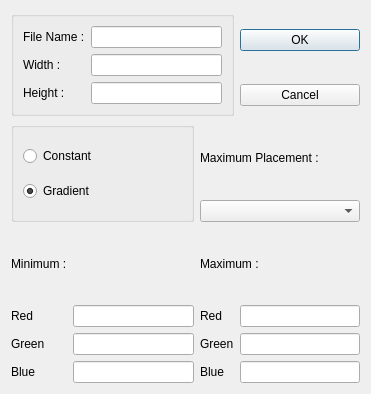
<?xml version="1.0" encoding="UTF-8"?>
<ui version="4.0">
 <class>TMOGUINewFile</class>
 <widget class="QDialog" name="TMOGUINewFile">
  <property name="geometry">
   <rect>
    <x>0</x>
    <y>0</y>
    <width>371</width>
    <height>394</height>
   </rect>
  </property>
  <property name="windowTitle">
   <string>New File</string>
  </property>
  <layout class="QGridLayout" name="gridLayout">
   <item row="0" column="0" rowspan="2" colspan="3">
    <widget class="QGroupBox" name="GroupBox1">
     <layout class="QGridLayout" name="gridLayout_2">
      <item row="0" column="0">
       <widget class="QLabel" name="TextLabel2">
        <property name="text">
         <string>File Name :</string>
        </property>
        <property name="wordWrap">
         <bool>false</bool>
        </property>
       </widget>
      </item>
      <item row="0" column="1">
       <widget class="QLineEdit" name="LineEdit1"/>
      </item>
      <item row="1" column="0">
       <widget class="QLabel" name="TextLabel3">
        <property name="text">
         <string>Width :</string>
        </property>
        <property name="wordWrap">
         <bool>false</bool>
        </property>
       </widget>
      </item>
      <item row="1" column="1">
       <widget class="QLineEdit" name="LineEdit2"/>
      </item>
      <item row="2" column="0">
       <widget class="QLabel" name="TextLabel4">
        <property name="text">
         <string>Height :</string>
        </property>
        <property name="wordWrap">
         <bool>false</bool>
        </property>
       </widget>
      </item>
      <item row="2" column="1">
       <widget class="QLineEdit" name="LineEdit3"/>
      </item>
     </layout>
    </widget>
   </item>
   <item row="0" column="3">
    <widget class="QPushButton" name="PushButton1">
     <property name="text">
      <string>OK</string>
     </property>
    </widget>
   </item>
   <item row="1" column="3">
    <widget class="QPushButton" name="PushButton2">
     <property name="text">
      <string>Cancel</string>
     </property>
    </widget>
   </item>
   <item row="2" column="0" rowspan="2" colspan="2">
    <widget class="QGroupBox" name="ButtonGroup1">
     <layout class="QVBoxLayout" name="verticalLayout">
      <item>
       <widget class="QRadioButton" name="RadioButton1">
        <property name="text">
         <string>Constant</string>
        </property>
        <property name="checked">
         <bool>false</bool>
        </property>
       </widget>
      </item>
      <item>
       <widget class="QRadioButton" name="RadioButton2">
        <property name="text">
         <string>Gradient</string>
        </property>
        <property name="checked">
         <bool>true</bool>
        </property>
       </widget>
      </item>
     </layout>
    </widget>
   </item>
   <item row="2" column="2" colspan="2">
    <widget class="QLabel" name="TextLabel14">
     <property name="text">
      <string>Maximum Placement :</string>
     </property>
     <property name="wordWrap">
      <bool>false</bool>
     </property>
    </widget>
   </item>
   <item row="3" column="2" colspan="2">
    <widget class="QComboBox" name="ComboBox1"/>
   </item>
   <item row="4" column="0">
    <widget class="QLabel" name="TextLabel5">
     <property name="text">
      <string>Minimum :</string>
     </property>
     <property name="wordWrap">
      <bool>false</bool>
     </property>
    </widget>
   </item>
   <item row="4" column="2" colspan="2">
    <widget class="QLabel" name="TextLabel6">
     <property name="text">
      <string>Maximum :</string>
     </property>
     <property name="wordWrap">
      <bool>false</bool>
     </property>
    </widget>
   </item>
   <item row="5" column="0">
    <widget class="QLabel" name="TextLabel8">
     <property name="text">
      <string>Red</string>
     </property>
     <property name="wordWrap">
      <bool>false</bool>
     </property>
    </widget>
   </item>
   <item row="5" column="1">
    <widget class="QLineEdit" name="LineEdit5"/>
   </item>
   <item row="5" column="2">
    <widget class="QLabel" name="TextLabel11">
     <property name="text">
      <string>Red</string>
     </property>
     <property name="wordWrap">
      <bool>false</bool>
     </property>
    </widget>
   </item>
   <item row="5" column="3">
    <widget class="QLineEdit" name="LineEdit8"/>
   </item>
   <item row="6" column="0">
    <widget class="QLabel" name="TextLabel9">
     <property name="text">
      <string>Green</string>
     </property>
     <property name="wordWrap">
      <bool>false</bool>
     </property>
    </widget>
   </item>
   <item row="6" column="1">
    <widget class="QLineEdit" name="LineEdit6"/>
   </item>
   <item row="6" column="2">
    <widget class="QLabel" name="TextLabel12">
     <property name="text">
      <string>Green</string>
     </property>
     <property name="wordWrap">
      <bool>false</bool>
     </property>
    </widget>
   </item>
   <item row="6" column="3">
    <widget class="QLineEdit" name="LineEdit9"/>
   </item>
   <item row="7" column="0">
    <widget class="QLabel" name="TextLabel10">
     <property name="text">
      <string>Blue</string>
     </property>
     <property name="wordWrap">
      <bool>false</bool>
     </property>
    </widget>
   </item>
   <item row="7" column="1">
    <widget class="QLineEdit" name="LineEdit7"/>
   </item>
   <item row="7" column="2">
    <widget class="QLabel" name="TextLabel13">
     <property name="text">
      <string>Blue</string>
     </property>
     <property name="wordWrap">
      <bool>false</bool>
     </property>
    </widget>
   </item>
   <item row="7" column="3">
    <widget class="QLineEdit" name="LineEdit10"/>
   </item>
  </layout>
 </widget>
 <pixmapfunction>qPixmapFromMimeSource</pixmapfunction>
 <resources/>
 <connections>
  <connection>
   <sender>PushButton1</sender>
   <signal>clicked()</signal>
   <receiver>TMOGUINewFile</receiver>
   <slot>accept()</slot>
   <hints>
    <hint type="sourcelabel">
     <x>20</x>
     <y>20</y>
    </hint>
    <hint type="destinationlabel">
     <x>20</x>
     <y>20</y>
    </hint>
   </hints>
  </connection>
  <connection>
   <sender>PushButton2</sender>
   <signal>clicked()</signal>
   <receiver>TMOGUINewFile</receiver>
   <slot>reject()</slot>
   <hints>
    <hint type="sourcelabel">
     <x>20</x>
     <y>20</y>
    </hint>
    <hint type="destinationlabel">
     <x>20</x>
     <y>20</y>
    </hint>
   </hints>
  </connection>
 </connections>
</ui>
